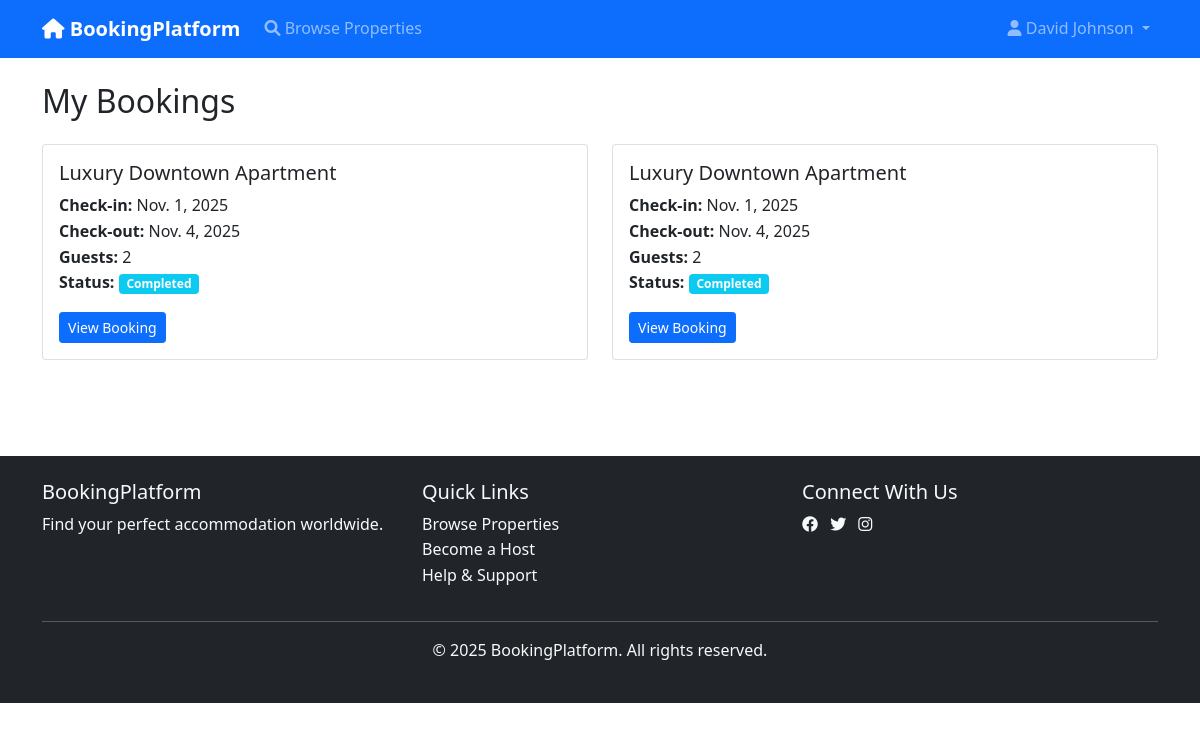
The app's page /bookings/my-bookings/ (signed in), older data.
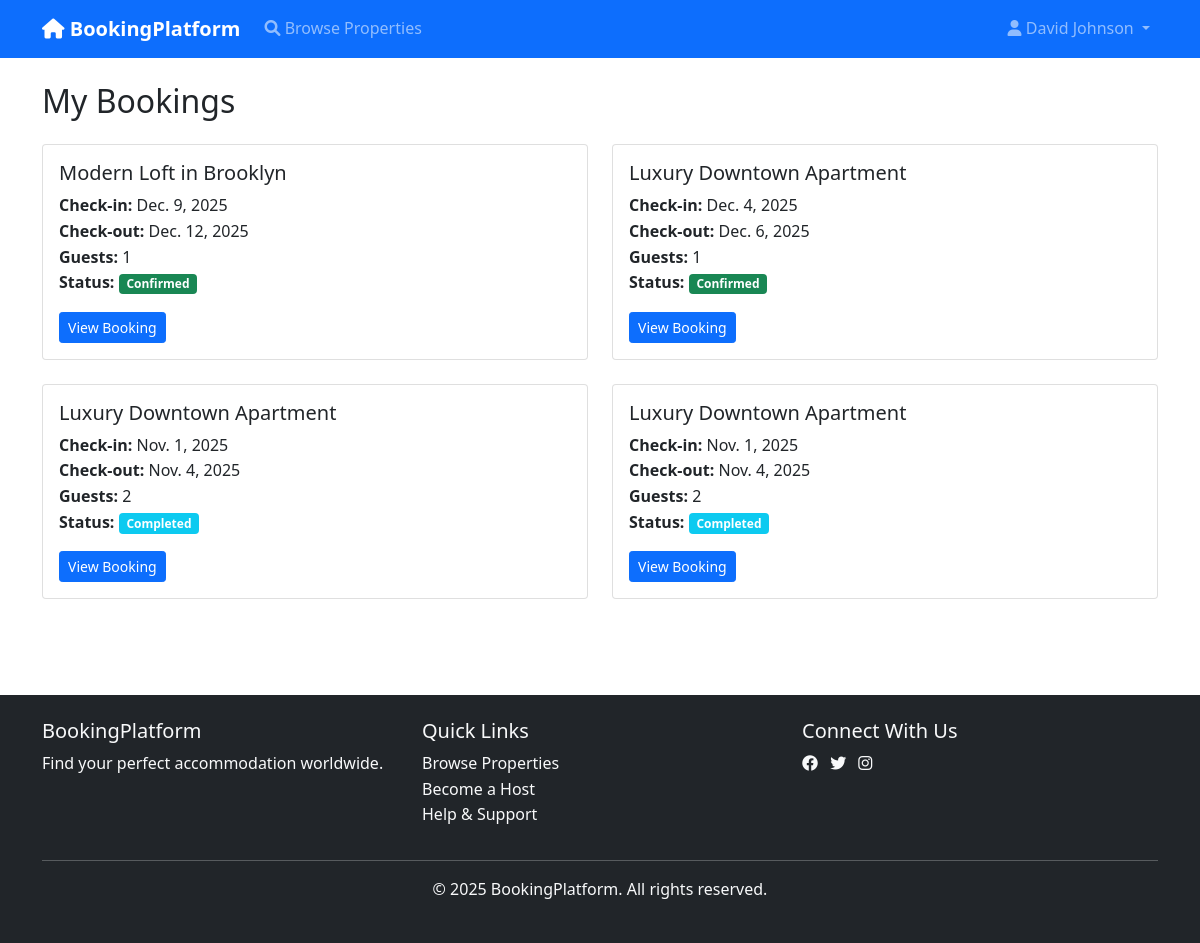
The same page, newer data.
### bookings/models.py (models this page shows, shortened)
class Booking(models.Model):
    STATUS_CHOICES = [
        ('pending', 'Pending Confirmation'),
        ('confirmed', 'Confirmed'),
        ('checked_in', 'Checked In'),
        ('checked_out', 'Checked Out'),
        ('cancelled', 'Cancelled'),
        ('completed', 'Completed'),
    ]
    CANCELLATION_REASON_CHOICES = [
        ('guest_request', 'Guest Request'),
        ('host_cancelled', 'Host Cancelled'),
        ('payment_failed', 'Payment Failed'),
        ('policy_violation', 'Policy Violation'),
        ('emergency', 'Emergency'),
    ]
    booking_id = models.CharField(max_length=20, unique=True)
    guest = models.ForeignKey(User, on_delete=models.CASCADE, related_name='bookings')
    accommodation = models.ForeignKey(
        'accommodations.Accommodation',
        on_delete=models.CASCADE,
        related_name='bookings'
    )
    check_in_date = models.DateField()
    check_out_date = models.DateField()
    nights = models.PositiveIntegerField()
    num_guests = models.PositiveIntegerField()
    guest_names = models.JSONField(default=list)  # Store additional guest names
    special_requests = models.TextField(blank=True)
    accommodation_cost = models.DecimalField(max_digits=10, decimal_places=2)
    cleaning_fee = models.DecimalField(max_digits=8, decimal_places=2, default=0)
    service_fee = models.DecimalField(max_digits=8, decimal_places=2, default=0)
    taxes = models.DecimalField(max_digits=8, decimal_places=2, default=0)
    total_cost = models.DecimalField(max_digits=10, decimal_places=2)
    status = models.CharField(max_length=20, choices=STATUS_CHOICES, default='pending')
    confirmation_code = models.CharField(max_length=10, blank=True)
    is_cancelled = models.BooleanField(default=False)
    cancelled_at = models.DateTimeField(null=True, blank=True)
    cancellation_reason = models.CharField(
        max_length=20,
        choices=CANCELLATION_REASON_CHOICES,
        blank=True
    )
    cancellation_notes = models.TextField(blank=True)
    refund_amount = models.DecimalField(max_digits=10, decimal_places=2, default=0)
    created_at = models.DateTimeField(auto_now_add=True)
    updated_at = models.DateTimeField(auto_now=True)
    class Meta:
        ordering = ['-created_at']
        indexes = [
            models.Index(fields=['guest', 'status']),
            models.Index(fields=['accommodation', 'check_in_date']),
            models.Index(fields=['booking_id']),
        ]

### accommodations/models.py (models this page shows, shortened)
class Accommodation(models.Model):
    PROPERTY_TYPE_CHOICES = [
        ('entire_place', 'Entire Place'),
        ('private_room', 'Private Room'),
        ('shared_room', 'Shared Room'),
    ]
    STATUS_CHOICES = [
        ('active', 'Active'),
        ('inactive', 'Inactive'),
        ('pending', 'Pending Approval'),
        ('suspended', 'Suspended'),
    ]
    title = models.CharField(max_length=200)
    description = models.TextField()
    host = models.ForeignKey(User, on_delete=models.CASCADE, related_name='accommodations')
    category = models.ForeignKey(Category, on_delete=models.CASCADE, related_name='accommodations')
    property_type = models.CharField(max_length=20, choices=PROPERTY_TYPE_CHOICES)
    address = models.TextField()
    city = models.CharField(max_length=100)
    state = models.CharField(max_length=100)
    country = models.CharField(max_length=100)
    postal_code = models.CharField(max_length=20)
    latitude = models.DecimalField(max_digits=10, decimal_places=8, null=True, blank=True)
    longitude = models.DecimalField(max_digits=11, decimal_places=8, null=True, blank=True)
    bedrooms = models.PositiveIntegerField()
    bathrooms = models.PositiveIntegerField()
    max_guests = models.PositiveIntegerField()
    area_sqft = models.PositiveIntegerField(null=True, blank=True)
    price_per_night = models.DecimalField(max_digits=10, decimal_places=2)
    cleaning_fee = models.DecimalField(max_digits=8, decimal_places=2, default=0)
    security_deposit = models.DecimalField(max_digits=10, decimal_places=2, default=0)
    min_nights = models.PositiveIntegerField(default=1)
    max_nights = models.PositiveIntegerField(default=365)
    advance_booking_days = models.PositiveIntegerField(default=1, blank=True)
    amenities = models.ManyToManyField(Amenity, blank=True)
    house_rules = models.TextField(blank=True)
    cancellation_policy = models.TextField(blank=True)
    check_in_time = models.TimeField(null=True, blank=True)
    check_out_time = models.TimeField(null=True, blank=True)
    status = models.CharField(max_length=20, choices=STATUS_CHOICES, default='pending')
    is_available = models.BooleanField(default=True)
    featured = models.BooleanField(default=False)
    views_count = models.PositiveIntegerField(default=0)
    created_at = models.DateTimeField(auto_now_add=True)
    updated_at = models.DateTimeField(auto_now=True)
    class Meta:
        ordering = ['-created_at']
        indexes = [
            models.Index(fields=['city', 'status']),
            models.Index(fields=['price_per_night']),
            models.Index(fields=['created_at']),
        ]

### bookings/views.py (the view)
# urls.py: path("my-bookings/", views.MyBookingsView.as_view(), name="my_bookings"),
class MyBookingsView(LoginRequiredMixin, ListView):
    model = Booking
    template_name = "bookings/my_bookings.html"
    context_object_name = "bookings"
    def get_queryset(self):
        return Booking.objects.filter(
            guest=self.request.user
        ).order_by("-created_at")

### accounts/models.py (called while the page is built)
    def get_full_name(self):
        return f"{self.first_name} {self.last_name}"

    @property
    def is_host(self):
        return self.role == 'host'

### templates/bookings/my_bookings.html (shortened to what this page needs)
{% extends 'base.html' %}
{% load static %}
{% block content %}
<div class="container py-4">
    <h2 class="mb-4">My Bookings</h2>
    {% if bookings %}
    <div class="row">
        {% for booking in bookings %}
        <div class="col-md-6 mb-4">
            <div class="card">
                <div class="card-body">
                    <h5 class="card-title">{{ booking.accommodation.title }}</h5>
                    <p class="card-text">
                        <strong>Check-in:</strong> {{ booking.check_in_date }}<br>
                        <strong>Check-out:</strong> {{ booking.check_out_date }}<br>
                        <strong>Guests:</strong> {{ booking.num_guests }}<br>
                        <strong>Status:</strong>
                        <span class="badge bg-{% if booking.status == 'confirmed' %}success{% elif booking.status == 'pending' %}warning{% elif booking.status == 'cancelled' %}danger{% else %}info{% endif %}">
                            {{ booking.get_status_display|default:booking.status }}
                        </span>
                    </p>
                    <a href="{% url 'bookings:detail' booking.pk %}"
                       class="btn btn-primary btn-sm">
                        View Booking
                    </a>
                </div>
            </div>
        </div>
        {% endfor %}
    </div>
    {% endif %}
</div>
{% endblock %}

Row changes from the older to the newer data that the page shows:
added Booking: accommodation "Modern Loft in Brooklyn", check_in_date "Dec. 9, 2025", check_out_date "Dec. 12, 2025", num_guests "1", status "Confirmed"
added Booking: accommodation "Luxury Downtown Apartment", check_in_date "Dec. 4, 2025", check_out_date "Dec. 6, 2025", num_guests "1", status "Confirmed"
